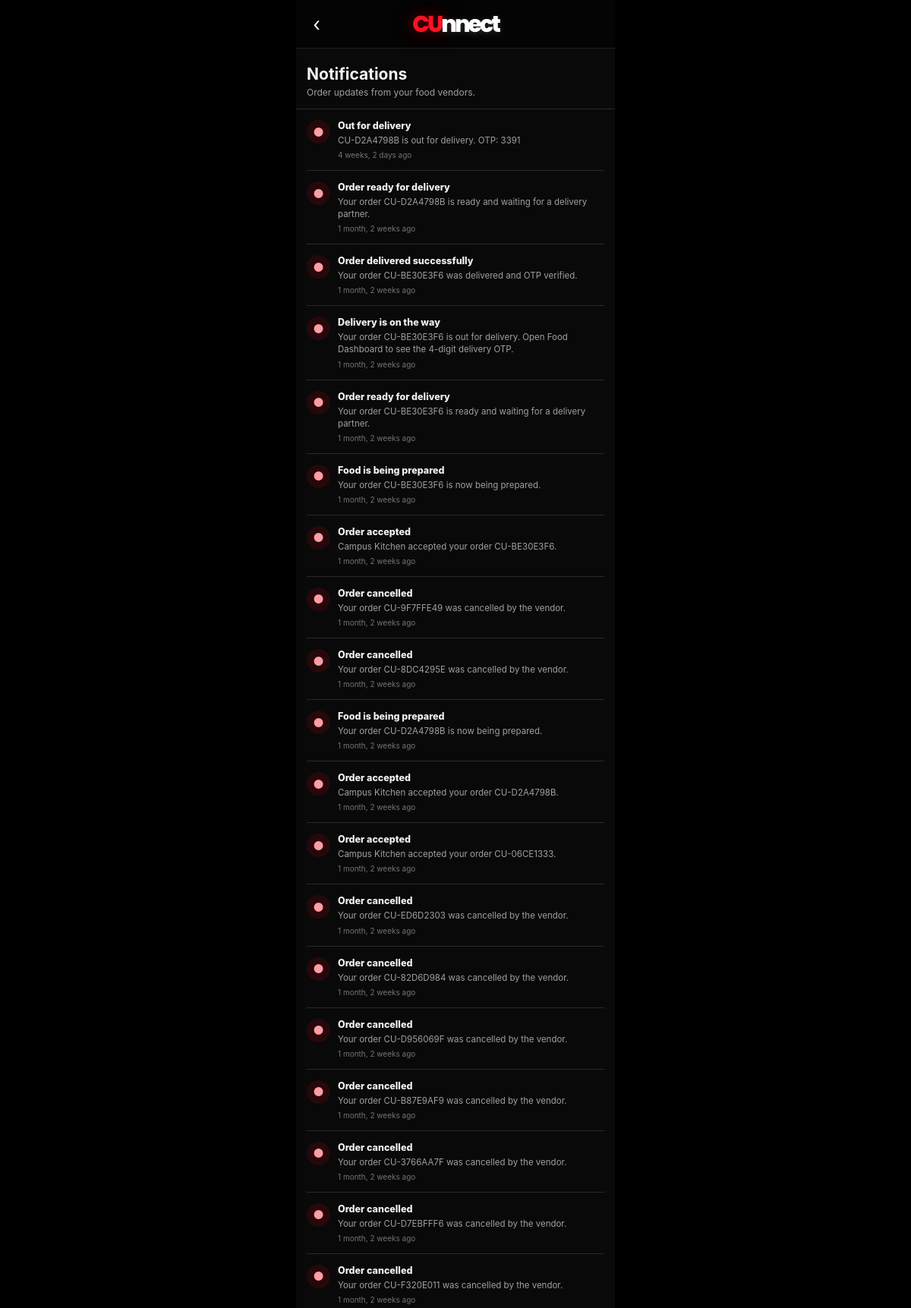
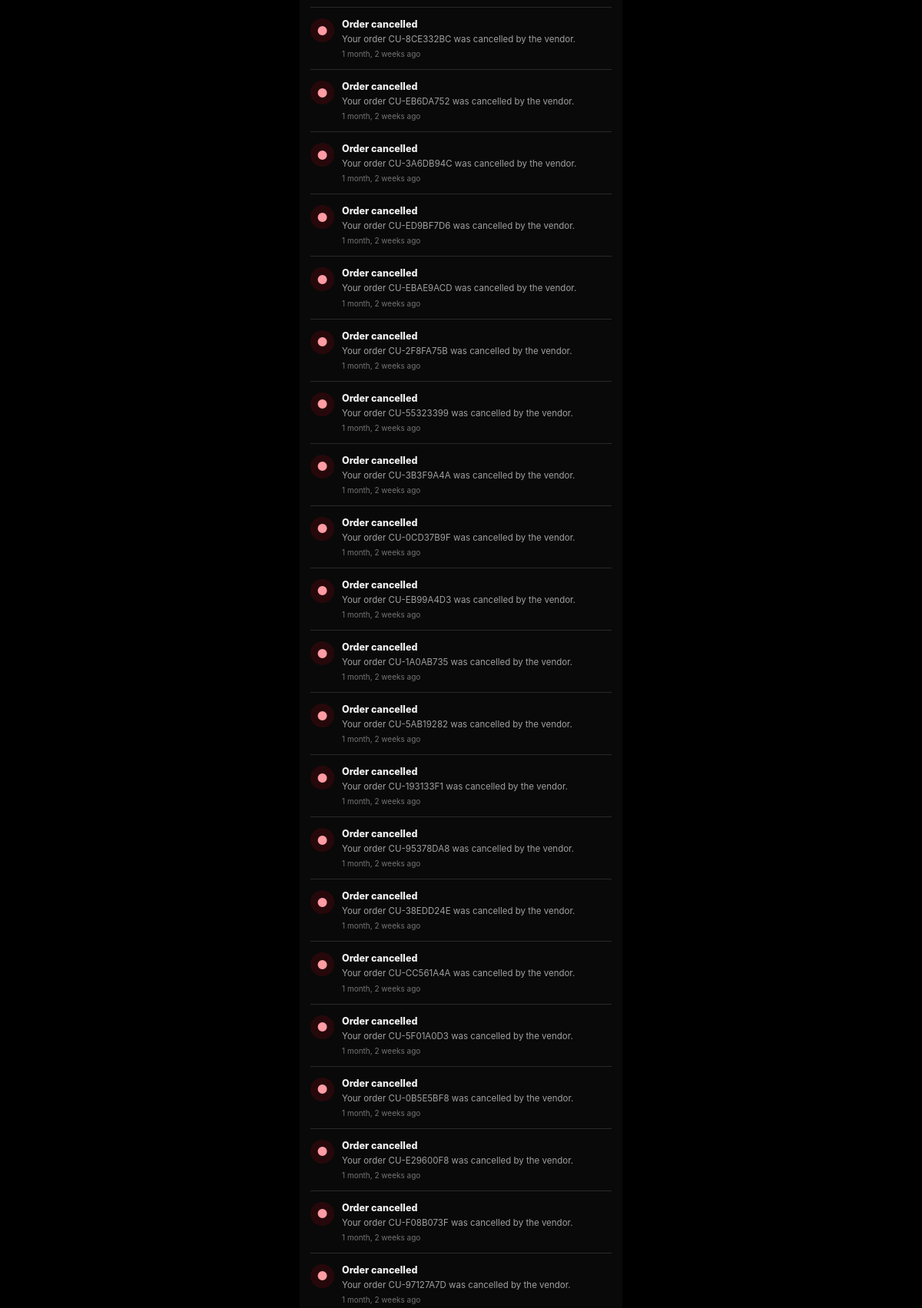
The app's page /food/notifications/ (signed in, upper part) with its own data (2 pictures, top to bottom).
### food/models.py (models this page shows, shortened)
class Notification(models.Model):
    user = models.ForeignKey(
        settings.AUTH_USER_MODEL,
        on_delete=models.CASCADE,
        related_name="food_notifications"
    )
    order = models.ForeignKey(
        Order,
        on_delete=models.SET_NULL,
        null=True,
        blank=True,
        related_name="notifications"
    )
    title = models.CharField(max_length=150)
    message = models.CharField(max_length=300)
    AUDIENCE_CHOICES = (
        ("student", "Student"),
        ("vendor", "Vendor"),
    )
    audience = models.CharField(
        max_length=10, choices=AUDIENCE_CHOICES,
        default="student", db_index=True,
    )
    CATEGORY_CHOICES = (
        ("food", "Food"),
        ("print", "Printout"),
        ("ride", "Ride"),
        ("hostel", "Hostel"),
        ("auto", "Auto"),
        ("general", "General"),
    )
    category = models.CharField(
        max_length=20, choices=CATEGORY_CHOICES,
        default="food", db_index=True,
    )
    is_read = models.BooleanField(default=False)
    created_at = models.DateTimeField(auto_now_add=True)
    class Meta:
        ordering = ["-created_at"]

### food/views.py (the view)
@login_required(login_url="login_step1")
def notifications_page(request):
    audience = _notification_audience(request)
    notifications = Notification.objects.filter(
        user=request.user,
        audience=audience,
    ).select_related("order")
    Notification.objects.filter(
        user=request.user,
        audience=audience,
        is_read=False
    ).update(is_read=True)
    return render(request, "food/notifications.html", {
        "notifications": notifications,
    })

### food/views.py (called while the page is built)
def _notification_audience(request):
    audience = str(request.GET.get("audience", "student")).strip().lower()
    return audience if audience in ("student", "vendor") else "student"

### food/templates/food/notifications.html (shortened to what this page needs)
{% load static %}
<!DOCTYPE html>
<html lang="en">
<head>
</head>
<body>
  <main class="app">
    <header class="header">
      <a class="back" href="javascript:history.back()" aria-label="Go back">‹</a>
      <div class="logo" aria-label="CUnnect"><span class="logo-cu">CU</span><span class="logo-nnect">nnect</span></div>
    </header>
    <section class="heading"><h1>Notifications</h1><p>Order updates from your food vendors.</p></section>
    {% if notifications %}
    <section class="list">
      {% for notification in notifications %}
      <article class="notification">
        <div class="notification-icon">●</div>
        <div class="notification-copy"><div class="notification-title">{{ notification.title }}</div><div class="notification-message">{{ notification.message }}</div><div class="notification-time">{{ notification.created_at|timesince }} ago</div></div>
      </article>
      {% endfor %}
    </section>
    {% else %}
    <section class="empty"><strong>No notifications yet</strong>Vendor order updates will show here.</section>
    {% endif %}
  </main>
</body>
</html>

### food/templates/food/notifications.html (style rules this page uses)
:root { --page:#090909; --black:#050505; --panel:#151515; --line:#292929; --red:#f10b1d; --muted:#a0a0a0; }
* { box-sizing:border-box; }
html,body { min-height:100%; margin:0; }
body { background:#000; color:#f5f5f5; font-family:-apple-system,BlinkMacSystemFont,"Segoe UI",Roboto,Arial,sans-serif; }
.app { width:100%; max-width:420px; min-height:100vh; margin:0 auto; background:var(--page); }
.header { position:sticky; top:0; z-index:5; height:56px; display:grid; grid-template-columns:42px 1fr 42px; align-items:center; padding:0 9px; border-bottom:1px solid #1e1e1e; background:rgba(5,5,5,.98); }
.back { width:36px; height:36px; display:grid; place-items:center; border-radius:50%; color:#fff; font-size:25px; text-decoration:none; }
.logo { justify-self:center; color:#eee; font-size:22px; font-weight:850; letter-spacing:-1.2px; }
.heading { padding:21px 14px 14px; border-bottom:1px solid var(--line); }
h1 { margin:0 0 4px; font-size:21px; }
.heading p { margin:0; color:var(--muted); font-size:12px; }
.list { padding:0 14px; }
.notification { display:flex; gap:10px; padding:14px 0; border-bottom:1px solid var(--line); }
.notification-icon { width:31px; height:31px; flex:0 0 31px; display:grid; place-items:center; border-radius:50%; background:rgba(241,11,29,.13); color:#ff9ca4; font-size:16px; }
.notification-copy { min-width:0; flex:1; }
.notification-title { color:#f1f1f1; font-size:12.5px; font-weight:800; }
.notification-message { margin-top:4px; color:var(--muted); font-size:11.5px; line-height:1.4; }
.notification-time { margin-top:5px; color:#747474; font-size:10px; }
.header { height:64px; }
.logo { display:inline-flex; align-items:baseline; justify-self:center; font-family:"Poppins",system-ui,sans-serif; font-size:30px; font-weight:800; letter-spacing:-3px; line-height:1; }
.logo-cu { color:#ff1022; text-shadow:0 0 20px rgba(255,16,34,.45),0 0 60px rgba(255,16,34,.18); }
.logo-nnect { color:#fff; text-shadow:0 2px 10px rgba(255,255,255,.16); }

### records on screen
Notification: title "Out for delivery", message "CU-D2A4798B is out for delivery. OTP: 3391", created_at "4 weeks, 2 days"
Notification: title "Order ready for delivery", message "Your order CU-D2A4798B is ready and waiting for a delivery partner.", created_at "1 month, 2 weeks"
Notification: title "Order delivered successfully", message "Your order CU-BE30E3F6 was delivered and OTP verified.", created_at "1 month, 2 weeks"
Notification: title "Delivery is on the way", message "Your order CU-BE30E3F6 is out for delivery. Open Food Dashboard to see the 4-digit delivery OTP.", created_at "1 month, 2 weeks"
Notification: title "Order ready for delivery", message "Your order CU-BE30E3F6 is ready and waiting for a delivery partner.", created_at "1 month, 2 weeks"
Notification: title "Food is being prepared", message "Your order CU-BE30E3F6 is now being prepared.", created_at "1 month, 2 weeks"
Notification: title "Order accepted", message "Campus Kitchen accepted your order CU-BE30E3F6.", created_at "1 month, 2 weeks"
Notification: title "Order cancelled", message "Your order CU-9F7FFE49 was cancelled by the vendor.", created_at "1 month, 2 weeks"
Notification: title "Order cancelled", message "Your order CU-8DC4295E was cancelled by the vendor.", created_at "1 month, 2 weeks"
Notification: title "Food is being prepared", message "Your order CU-D2A4798B is now being prepared.", created_at "1 month, 2 weeks"
Notification: title "Order accepted", message "Campus Kitchen accepted your order CU-D2A4798B.", created_at "1 month, 2 weeks"
Notification: title "Order accepted", message "Campus Kitchen accepted your order CU-06CE1333.", created_at "1 month, 2 weeks"
Notification: title "Order cancelled", message "Your order CU-ED6D2303 was cancelled by the vendor.", created_at "1 month, 2 weeks"
Notification: title "Order cancelled", message "Your order CU-82D6D984 was cancelled by the vendor.", created_at "1 month, 2 weeks"
Notification: title "Order cancelled", message "Your order CU-D956069F was cancelled by the vendor.", created_at "1 month, 2 weeks"
Notification: title "Order cancelled", message "Your order CU-B87E9AF9 was cancelled by the vendor.", created_at "1 month, 2 weeks"
Notification: title "Order cancelled", message "Your order CU-3766AA7F was cancelled by the vendor.", created_at "1 month, 2 weeks"
Notification: title "Order cancelled", message "Your order CU-D7EBFFF6 was cancelled by the vendor.", created_at "1 month, 2 weeks"
Notification: title "Order cancelled", message "Your order CU-F320E011 was cancelled by the vendor.", created_at "1 month, 2 weeks"
Notification: title "Order cancelled", message "Your order CU-8CE332BC was cancelled by the vendor.", created_at "1 month, 2 weeks"
Notification: title "Order cancelled", message "Your order CU-EB6DA752 was cancelled by the vendor.", created_at "1 month, 2 weeks"
Notification: title "Order cancelled", message "Your order CU-3A6DB94C was cancelled by the vendor.", created_at "1 month, 2 weeks"
Notification: title "Order cancelled", message "Your order CU-ED9BF7D6 was cancelled by the vendor.", created_at "1 month, 2 weeks"
Notification: title "Order cancelled", message "Your order CU-EBAE9ACD was cancelled by the vendor.", created_at "1 month, 2 weeks"
Notification: title "Order cancelled", message "Your order CU-2F8FA75B was cancelled by the vendor.", created_at "1 month, 2 weeks"
Notification: title "Order cancelled", message "Your order CU-55323399 was cancelled by the vendor.", created_at "1 month, 2 weeks"
Notification: title "Order cancelled", message "Your order CU-3B3F9A4A was cancelled by the vendor.", created_at "1 month, 2 weeks"
Notification: title "Order cancelled", message "Your order CU-0CD37B9F was cancelled by the vendor.", created_at "1 month, 2 weeks"
Notification: title "Order cancelled", message "Your order CU-EB99A4D3 was cancelled by the vendor.", created_at "1 month, 2 weeks"
Notification: title "Order cancelled", message "Your order CU-1A0AB735 was cancelled by the vendor.", created_at "1 month, 2 weeks"
Notification: title "Order cancelled", message "Your order CU-5AB19282 was cancelled by the vendor.", created_at "1 month, 2 weeks"
Notification: title "Order cancelled", message "Your order CU-193133F1 was cancelled by the vendor.", created_at "1 month, 2 weeks"
Notification: title "Order cancelled", message "Your order CU-95378DA8 was cancelled by the vendor.", created_at "1 month, 2 weeks"
Notification: title "Order cancelled", message "Your order CU-38EDD24E was cancelled by the vendor.", created_at "1 month, 2 weeks"
Notification: title "Order cancelled", message "Your order CU-CC561A4A was cancelled by the vendor.", created_at "1 month, 2 weeks"
Notification: title "Order cancelled", message "Your order CU-5F01A0D3 was cancelled by the vendor.", created_at "1 month, 2 weeks"
Notification: title "Order cancelled", message "Your order CU-0B5E5BF8 was cancelled by the vendor.", created_at "1 month, 2 weeks"
Notification: title "Order cancelled", message "Your order CU-E29600F8 was cancelled by the vendor.", created_at "1 month, 2 weeks"
Notification: title "Order cancelled", message "Your order CU-F08B073F was cancelled by the vendor.", created_at "1 month, 2 weeks"
Notification: title "Order cancelled", message "Your order CU-97127A7D was cancelled by the vendor.", created_at "1 month, 2 weeks"
